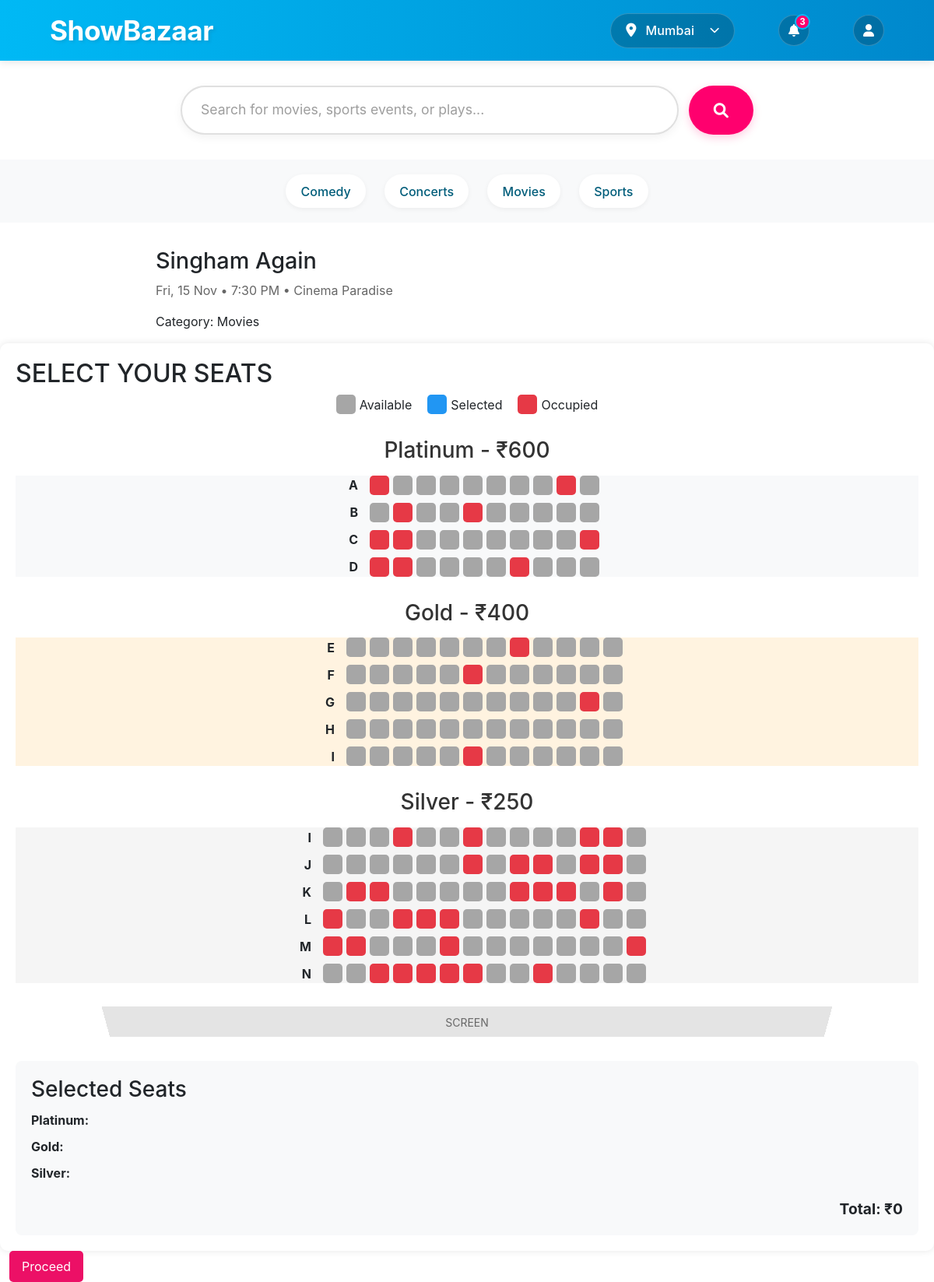
The app's page /public/pages/tickets.php?id=1&event_id=1 with its own data.
### tables this page shows
CREATE TABLE `categories` (
  `id` int(11) NOT NULL,
  `name` varchar(100) NOT NULL,
  `description` text DEFAULT NULL
);

CREATE TABLE `events` (
  `id` int(11) NOT NULL,
  `category_id` int(11) DEFAULT NULL,
  `title` varchar(255) NOT NULL,
  `description` text DEFAULT NULL,
  `image_url` varchar(255) DEFAULT NULL,
  `venue` varchar(255) DEFAULT NULL,
  `event_datetime` datetime DEFAULT NULL,
  `price_platinum` decimal(10,2) DEFAULT NULL,
  `price_gold` decimal(10,2) DEFAULT NULL,
  `price_silver` decimal(10,2) DEFAULT NULL,
  `total_seats` int(11) DEFAULT NULL,
  `available_seats` int(11) DEFAULT NULL,
  `status` enum('upcoming','ongoing','completed','cancelled') DEFAULT 'upcoming',
  `created_at` timestamp NOT NULL DEFAULT current_timestamp()
);

### public/pages/tickets.php (the view, shortened to what this page needs)
<?php
require_once '../../config/database.php';
$category_id = isset($_GET['id']) ? (int)$_GET['id'] : 0;
$event_id = isset($_GET['event_id']) ? (int)$_GET['event_id'] : 0;
$event_sql = "SELECT e.*, c.name as category_name
              FROM events e
              LEFT JOIN categories c ON e.category_id = c.id
              WHERE e.id = ? AND c.id = ?";
try {
    if ($stmt = $conn->prepare($event_sql)) {
        $stmt->bind_param("ii", $event_id, $category_id);
        $stmt->execute();
        $result = $stmt->get_result();
        if ($result && $result->num_rows > 0) {
            $event = $result->fetch_assoc();
        } else {
            error_log("No event found with ID: " . $event_id . " and category ID: " . $category_id);
            header("Location: index.php");
            exit();
        }
    } else {
        throw new Exception("Failed to prepare event query");
    }
} catch (Exception $e) {
    error_log($e->getMessage());
    header("Location: index.php");
    exit();
}
$event_date = new DateTime($event['event_datetime']);
?>
<!DOCTYPE html>
<html lang="en">
<head>
    <link rel="stylesheet" href="../../assets/css/tickets.css">
    <link rel="stylesheet" href="https://cdnjs.cloudflare.com/ajax/libs/font-awesome/6.0.0-beta3/css/all.min.css">
</head>
<body>
    <?php include_once './header.php'; ?>
    <div class="event-title">
        <h1><?php echo htmlspecialchars($event['title']); ?></h1>
        <p class="event-info">
            <?php echo $event_date->format('D, d M • g:i A'); ?> •
            <?php echo htmlspecialchars($event['venue']); ?>
        </p>
        <p class="event-category">Category: <?php echo htmlspecialchars($event['category_name']); ?></p>
    </div>
    <div class="ticket-container">
        <h2>Select Your Seats</h2>
        <div class="seating-legend">
            <div class="legend-item">
                <div class="seat available"></div>
                <span>Available</span>
            </div>
            <div class="legend-item">
                <div class="seat selected"></div>
                <span>Selected</span>
            </div>
            <div class="legend-item">
                <div class="seat occupied"></div>
                <span>Occupied</span>
            </div>
        </div>
        <div class="seating-section platinum-section">
            <h3>Platinum - ₹<?php echo number_format($event['price_platinum']); ?></h3>
            <div class="seats-container" data-price="<?php echo $event['price_platinum']; ?>" data-type="platinum">
                <?php
                for ($row = 1; $row <= 4; $row++) {
                    echo '<div class="seat-row">';
                    echo '<div class="row-label">' . chr(64 + $row) . '</div>';
                    for ($seat = 1; $seat <= 10; $seat++) {
                        echo '<div class="seat" data-row="' . chr(64 + $row) . '" data-seat="' . $seat . '"></div>';
                    }
                    echo '</div>';
                }
                ?>
            </div>
        </div>
        <div class="seating-section gold-section">
            <h3>Gold - ₹<?php echo number_format($event['price_gold']); ?></h3>
            <div class="seats-container" data-price="<?php echo $event['price_gold']; ?>" data-type="gold">
                <?php
                for ($row = 1; $row <= 5; $row++) {
                    echo '<div class="seat-row">';
                    echo '<div class="row-label">' . chr(68 + $row) . '</div>';
                    for ($seat = 1; $seat <= 12; $seat++) {
                        echo '<div class="seat" data-row="' . chr(68 + $row) . '" data-seat="' . $seat . '"></div>';
                    }
                    echo '</div>';
                }
                ?>
            </div>
            <div class="seating-section silver-section">
                <h3>Silver - ₹<?php echo number_format($event['price_silver']); ?></h3>
                <div class="seats-container" data-price="<?php echo $event['price_silver']; ?>" data-type="silver">
                    <?php
                    for ($row = 1; $row <= 6; $row++) {
                        echo '<div class="seat-row">';
                        echo '<div class="row-label">' . chr(72 + $row) . '</div>';
                        for ($seat = 1; $seat <= 14; $seat++) {
                            echo '<div class="seat" data-row="' . chr(72 + $row) . '" data-seat="' . $seat . '"></div>';
                        }
                        echo '</div>';
                    }
                    ?>
                </div>
            </div>
            <div class="screen">
                <div class="screen-text">SCREEN</div>
            </div>
        </div>
        <div class="selected-seats-summary">
            <h3>Selected Seats</h3>
            <div class="summary-content">
                <div class="seat-type platinum">
                    <span class="type-label">Platinum:</span>
                    <span class="seats-list"></span>
                    <span class="type-total"></span>
                </div>
                <div class="seat-type gold">
                    <span class="type-label">Gold:</span>
                    <span class="seats-list"></span>
                    <span class="type-total"></span>
                </div>
                <div class="seat-type silver">
                    <span class="type-label">Silver:</span>
                    <span class="seats-list"></span>
                    <span class="type-total"></span>
                </div>
            </div>
            <div class="total-amount">
                Total: ₹<span id="total-price">0</span>
            </div>
        </div>
    </div>
    <div class="final-button">
        <button class="final-btn" onclick="proceedToPayment(<?php echo $event_id; ?>)">Proceed</button>
    </div>
</body>
</html>

### public/pages/header.php (shortened to what this page needs)
<?php
require_once '../../config/database.php';
?>
<!DOCTYPE html>
<html lang="en">
<head>
    <link rel="stylesheet" href="https://cdnjs.cloudflare.com/ajax/libs/font-awesome/6.0.0-beta3/css/all.min.css" />
    <link rel="stylesheet" href="https://cdn.jsdelivr.net/npm/bootstrap@4.0.0/dist/css/bootstrap.min.css">
</head>
<body>
    <header class="main">
        <div class="main-logo">ShowBazaar</div>
        <nav>
            <ul class="main-nav-list">
                <li class="main-nav-item city-selector">
                    <button class="location-dropdown">
                        <i class="fas fa-map-marker-alt"></i>
                        <span class="city-name">Mumbai</span>
                        <i class="fas fa-chevron-down"></i>
                    </button>
                </li>
                <li class="main-nav-item notification-icon">
                    <button class="nav-icon-btn">
                        <i class="fas fa-bell"></i>
                        <span class="notification-badge">3</span>
                    </button>
                </li>
                <li class="main-nav-item user-icon">
                    <button class="nav-icon-btn">
                        <i class="fas fa-user"></i>
                    </button>
                </li>
            </ul>
        </nav>
    </header>
    <div class="search-bar">
        <input type="text" id="search-input" placeholder="Search for movies, sports events, or plays..." />
        <button><i class="fa-solid fa-magnifying-glass"></i></button>
    </div>
    <nav class="category-nav">
        <?php
        $categories_sql = "SELECT * FROM categories ORDER BY name";
        $categories_result = $conn->query($categories_sql);
        while ($category = $categories_result->fetch_assoc()) {
            echo '<a href="category-events.php?id=' . $category['id'] . '">' . htmlspecialchars($category['name']) . '</a>';
        }
        ?>
    </nav>
</body>
</html>

### assets/css/tickets.css (style rules this page uses)
* { margin: 0; padding: 0; box-sizing: border-box; }
body { font-family: "", sans-serif; margin: 0; font-size: 16px; }
.main { display: flex; justify-content: space-between; align-items: center; padding: 1rem 2rem; background-color: #003566; color: white; font-weight: 200; }
.main-logo { font-size: 2rem; font-weight: bold; color: #00b9f5; }
.main-nav-list { display: flex; list-style-type: none; margin: 0; padding: 0; align-items: center; }
.main-nav-item { margin-left: 1.5rem; }
.city-selector { display: flex; align-items: center; }
.event-title { max-width: 50rem; margin: 2rem auto 0; text-align: left; }
.event-title h1 { font-size: 1.8rem; margin-bottom: 0.5rem; }
.event-info { color: #666; margin-bottom: 1rem; }
.ticket-container { max-width: 50rem; margin: 1rem auto; background-color: white; padding: 2rem; border-radius: 0.625rem; box-shadow: 0 0 0.625rem rgba(0, 0, 0, 0.1); }
h2 { text-align: left; margin-bottom: 1.5rem; font-size: 1.2rem; text-transform: uppercase; }
.final-button { display: flex; align-items: center; margin: 0 0.75rem; }
.final-btn { display: flex; background-color: #ec1066; color: white; padding: 0.5rem 1rem; border: none; border-radius: 0.3125rem; align-items: center; justify-content: center; }

### public/pages/header.php (style rules this page uses)
.main { display: flex; justify-content: space-between; align-items: center; padding: 0.8rem 4rem; background: linear-gradient(90deg, #00b9f5 0%, #0088cc 100%); box-shadow: 0 2px 10px rgba(0, 0, 0, 0.1); }
.main-logo { font-size: 2.2rem; font-weight: 700; color: white; letter-spacing: -0.5px; text-shadow: 2px 2px 4px rgba(0, 0, 0, 0.1); }
.main-nav-list { display: flex; align-items: center; gap: 2rem; margin: 0; padding: 0; }
.main-nav-item { list-style: none; }
.nav-icon-btn { position: relative; display: flex; align-items: center; justify-content: center; width: 40px; height: 40px; background: rgba(0, 0, 0, 0.2); border: 1px solid rgba(255, 255, 255, 0.2); border-radius: 50%; color: white; transition: all 0.2s ease; }
.city-selector { position: relative; display: flex; align-items: center; }
.location-dropdown { display: flex; align-items: center; gap: 0.75rem; background: rgba(0, 0, 0, 0.2); border: 1px solid rgba(255, 255, 255, 0.2); border-radius: 100px; padding: 0.6rem 1.2rem; color: white; font-size: 1rem; font-weight: 500; cursor: pointer; transition: all 0.2s ease; min-width: 160px; }
.location-dropdown i.fa-map-marker-alt { font-size: 1.1rem; color: white; }
.location-dropdown i.fa-chevron-down { font-size: 0.8rem; margin-left: auto; transition: transform 0.2s ease; }
.city-name { font-weight: 500; letter-spacing: 0.2px; }
.notification-icon { position: relative; }
.notification-badge { position: absolute; top: -2px; right: -2px; width: 20px; height: 20px; background: #ff006e; border: 2px solid #00b9f5; border-radius: 50%; font-size: 0.7rem; font-weight: bold; display: flex; align-items: center; justify-content: center; color: white; }
.user-icon { position: relative; }
.search-bar { margin: 2rem auto; max-width: 800px; display: flex; gap: 0.8rem; padding: 0 2rem; position: relative; }
.search-bar input { flex: 1; padding: 1rem 1.5rem; border: 2px solid #e0e0e0; border-radius: 50px; font-size: 1.1rem; transition: all 0.3s ease; box-shadow: 0 4px 12px rgba(0, 0, 0, 0.05); }
.search-bar input::placeholder { color: #9e9e9e; }
.search-bar button { padding: 1rem 2rem; border: none; background: #ff006e; color: white; border-radius: 50px; cursor: pointer; font-size: 1.1rem; transition: all 0.3s ease; box-shadow: 0 4px 12px rgba(255, 0, 110, 0.2); display: flex; align-items: center; gap: 0.5rem; }
.search-bar button i { font-size: 1.2rem; }
.category-nav { display: flex; justify-content: center; gap: 1.5rem; padding: 1.2rem; background: #f8f9fa; margin-bottom: 2rem; flex-wrap: wrap; }
.category-nav a { text-decoration: none; color: #005d7a; font-weight: 500; padding: 0.6rem 1.2rem; border-radius: 25px; transition: all 0.3s ease; background: white; box-shadow: 0 2px 6px rgba(0, 0, 0, 0.05); }

### records on screen
categories: name "Comedy"
categories: name "Concerts"
categories: name "Movies"
categories: name "Sports"
events: title "Singham Again", event_datetime "Fri, 15 Nov • 7:30 PM", venue "Cinema Paradise", category.name "Movies", price_platinum "600", price_gold "400", price_silver "250"

### other values on screen
chr(64 + $row) "A"
chr(64 + $row) "B"
chr(64 + $row) "C"
chr(64 + $row) "D"
chr(68 + $row) "E"
chr(68 + $row) "F"
chr(68 + $row) "G"
chr(68 + $row) "H"
chr(68 + $row) "I"
chr(72 + $row) "I"
chr(72 + $row) "J"
chr(72 + $row) "K"
chr(72 + $row) "L"
chr(72 + $row) "M"
chr(72 + $row) "N"
